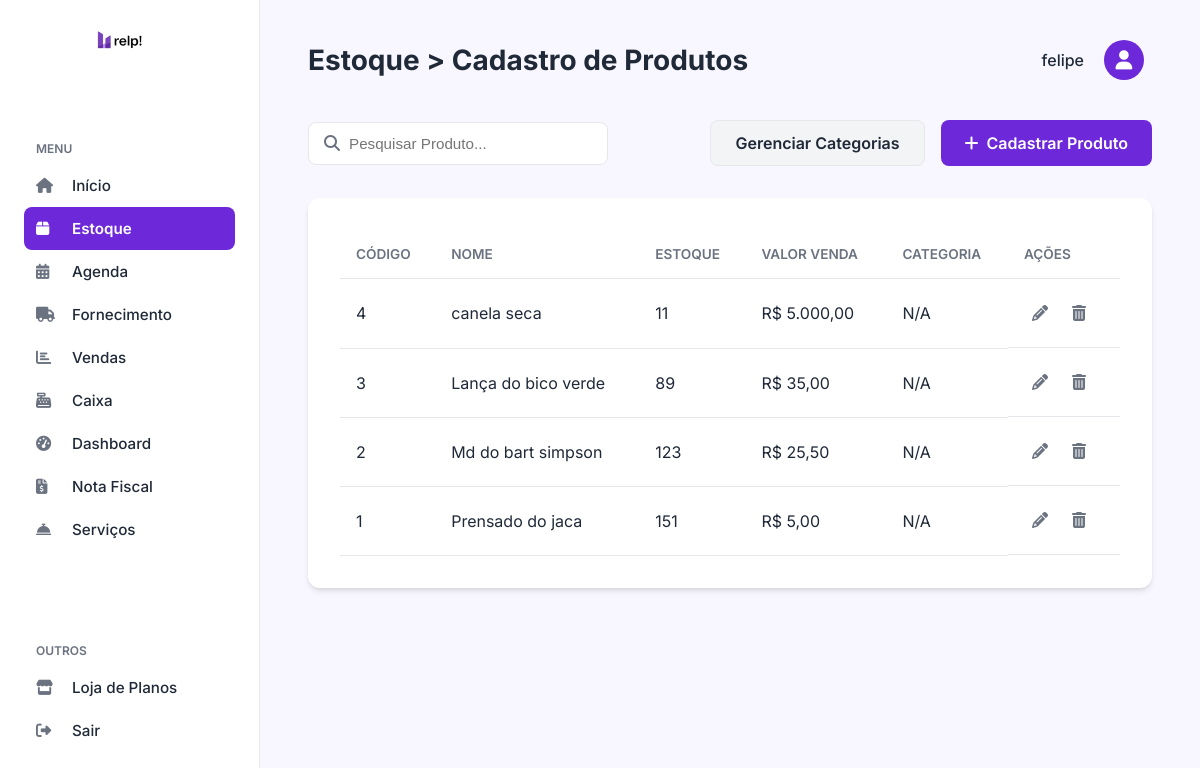
Page /estoque.php (signed in) on the committed database.
### tables this page shows
CREATE TABLE `produtos` (
  `id` int(11) NOT NULL,
  `codigo_barras` varchar(255) DEFAULT NULL,
  `nome` varchar(255) NOT NULL,
  `especificacao` text DEFAULT NULL,
  `quantidade_estoque` int(11) NOT NULL DEFAULT 0,
  `quantidade_minima` int(11) NOT NULL DEFAULT 5,
  `valor_compra` decimal(10,2) NOT NULL,
  `valor_venda` decimal(10,2) NOT NULL,
  `categoria_id` int(11) DEFAULT NULL,
  `fornecedor_id` int(11) DEFAULT NULL,
  `data_cadastro` timestamp NOT NULL DEFAULT current_timestamp(),
  `status` varchar(20) NOT NULL DEFAULT 'ativo'
);

### estoque.php (the view, shortened to what this page needs)
<?php
include_once('config.php');
$produtos = [];
$erro_busca = null;
try {
    $stmt_produtos = $pdo->prepare("SELECT p.*, c.nome as categoria_nome FROM produtos p LEFT JOIN categorias c ON p.categoria_id = c.id WHERE p.status = 'ativo' ORDER BY p.nome ASC");
    $stmt_produtos->execute();
    $produtos = $stmt_produtos->fetchAll(PDO::FETCH_ASSOC);
} catch (PDOException $e) {
    $erro_busca = "Erro ao buscar dados: " . $e->getMessage();
}
$nome_empresa = $_SESSION['nome_empresa'] ?? 'Empresa';
?>
<!DOCTYPE html>
<html lang="pt-br">
<head>
    <link rel="stylesheet" href="https://cdnjs.cloudflare.com/ajax/libs/font-awesome/6.4.0/css/all.min.css">
    <link rel="stylesheet" href="css/sistema.css">
    <link rel="stylesheet" href="css/estoque.css">
</head>
<body>
    <nav class="sidebar">
        <div class="sidebar-logo">
            <img class="logo" src="img/relplogo.png" alt="Relp! Logo" style="width: 100px;">
        </div>
        <div class="menu-section">
            <h6>MENU</h6>
            <ul class="menu-list">
                <li><a href="sistema.php"><i class="fas fa-home"></i> Início</a></li>
                <li><a href="estoque.php" class="active"><i class="fas fa-box"></i> Estoque</a></li>
                <li><a href="agenda.php"><i class="fas fa-calendar-alt"></i> Agenda</a></li>
                <li><a href="fornecedores.php"><i class="fas fa-truck"></i> Fornecimento</a></li>
                <li><a href="vendas.php"><i class="fas fa-chart-bar"></i> Vendas</a></li>
                <li><a href="caixa.php"><i class="fas fa-cash-register"></i> Caixa</a></li>
                <li><a href="dashboard.php"><i class="fas fa-tachometer-alt"></i> Dashboard</a></li>
                <li><a href="#"><i class="fas fa-file-invoice-dollar"></i> Nota Fiscal</a></li>
                <li><a href="#"><i class="fas fa-concierge-bell"></i> Serviços</a></li>
            </ul>
        </div>
        <div class="menu-section outros">
            <h6>OUTROS</h6>
            <ul class="menu-list">
                <li><a href="#"><i class="fas fa-store"></i> Loja de Planos</a></li>
                <li><a href="sair.php"><i class="fas fa-sign-out-alt"></i> Sair</a></li>
            </ul>
        </div>
    </nav>
    <main class="main-content">
        <header class="main-header">
            <h2>Estoque > Cadastro de Produtos</h2>
            <div class="user-profile"><span><?= htmlspecialchars($nome_empresa) ?></span>
                <div class="avatar"><i class="fas fa-user"></i></div>
            </div>
        </header>
        <div class="actions-container">
            <div class="search-bar">
                <i class="fas fa-search"></i>
                <input type="text" placeholder="Pesquisar Produto...">
            </div>
            <div class="actions-buttons">
                <a href="categorias.php" class="btn-secondary">Gerenciar Categorias</a>
                <a href="produto_formulario.php" class="btn-primary">
                    <i class="fas fa-plus"></i> Cadastrar Produto
                </a>
            </div>
        </div>
        <div class="table-container">
            <table>
                <thead>
                    <tr>
                        <th>Código</th>
                        <th>Nome</th>
                        <th>Estoque</th>
                        <th>Valor Venda</th>
                        <th>Categoria</th>
                        <th>Ações</th>
                    </tr>
                </thead>
                <tbody>
                    <?php if ($erro_busca): ?>
                        <tr>
                            <td colspan="6" class="text-center"><?= htmlspecialchars($erro_busca) ?></td>
                        </tr>
                    <?php elseif (empty($produtos)): ?>
                        <tr>
                            <td colspan="6" class="text-center">Nenhum produto cadastrado ainda.</td>
                        </tr>
                    <?php else: ?>
                        <?php foreach ($produtos as $produto): ?>
                            <tr>
                                <td><?= htmlspecialchars($produto['id']) ?></td>
                                <td><?= htmlspecialchars($produto['nome']) ?></td>
                                <td><?= htmlspecialchars($produto['quantidade_estoque']) ?></td>
                                <td>R$ <?= number_format((float) $produto['valor_venda'], 2, ',', '.') ?></td>
                                <td><?= htmlspecialchars($produto['categoria_nome'] ?? 'N/A') ?></td>
                                <td class="actions">
                                    <a href="produto_formulario.php?id=<?= $produto['id'] ?>" class="btn-action btn-edit">
                                        <i class="fas fa-pencil-alt"></i>
                                    </a>
                                    <a href="excluir_produto.php?id=<?= $produto['id'] ?>" class="btn-action btn-delete">
                                        <i class="fas fa-trash-alt"></i>
                                    </a>
                                </td>
                            </tr>
                        <?php endforeach; ?>
                    <?php endif; ?>
                </tbody>
            </table>
        </div>
    </main>
</body>
</html>

### css/sistema.css (style rules this page uses)
:root { --primary-bg: #F8F7FF; --sidebar-bg: #FFFFFF; --accent-color: #6D28D9; --accent-color-dark: #4C1D95; --text-color: #1F2937; --text-light: #6B7280; --border-color: #E5E7EB; --card-shadow: 0 4px 6px -1px rgb(0 0 0 / 0.1), 0 2px 4px -2px rgb(0 0 0 / 0.1); }
* { margin: 0; padding: 0; box-sizing: border-box; }
body { font-family: 'Inter', sans-serif; background-color: var(--primary-bg); color: var(--text-color); display: flex; height: 100vh; overflow: hidden; }
.sidebar { width: 260px; background-color: var(--sidebar-bg); border-right: 1px solid var(--border-color); display: flex; flex-direction: column; padding: 1.5rem; flex-shrink: 0; }
.sidebar-logo { display: flex; align-items: center; justify-content: center; margin-bottom: 2.5rem; }
.sidebar-logo img { width: 50px; }
.menu-section { margin-bottom: 1.5rem; }
.menu-section h6 { font-size: 0.75rem; font-weight: 600; color: var(--text-light); text-transform: uppercase; padding: 0 0.75rem; margin-bottom: 0.5rem; }
.menu-list { list-style: none; }
.menu-list a { display: flex; align-items: center; padding: 0.75rem; border-radius: 8px; text-decoration: none; color: var(--text-color); font-weight: 500; font-size: 0.95rem; transition: background-color 0.2s ease, color 0.2s ease; }
.menu-list a i { width: 20px; margin-right: 1rem; color: var(--text-light); transition: color 0.2s ease; }
.menu-list a.active { background-color: var(--accent-color); color: #FFFFFF; font-weight: 600; }
.menu-list a.active i { color: #FFFFFF; }
.sidebar .outros { margin-top: auto; }
.main-content { flex-grow: 1; padding: 2rem 3rem; overflow-y: auto; }
.main-header { display: flex; justify-content: space-between; align-items: center; margin-bottom: 2rem; }
.main-header h2 { font-size: 1.75rem; font-weight: 700; }
.user-profile { display: flex; align-items: center; gap: 1rem; cursor: pointer; padding: 0.5rem; border-radius: 8px; }
.user-profile span { font-weight: 500; }
.user-profile .avatar { width: 40px; height: 40px; background-color: var(--accent-color); border-radius: 50%; color: white; display: flex; align-items: center; justify-content: center; font-size: 1.2rem; }
.user-profile { display: flex; align-items: center; gap: 20px; }

### css/estoque.css (style rules this page uses)
.main-content .actions-container { display: flex; justify-content: space-between; align-items: center; margin-bottom: 2rem; }
.main-content .search-bar { position: relative; width: 300px; }
.main-content .search-bar input { width: 100%; padding: 0.75rem 0.75rem 0.75rem 2.5rem; border: 1px solid var(--border-color); border-radius: 8px; font-size: 0.95rem; }
.main-content .search-bar i { position: absolute; left: 1rem; top: 50%; transform: translateY(-50%); color: var(--text-light); }
.main-content .btn-primary { background-color: var(--accent-color); color: white; padding: 0.75rem 1.5rem; border-radius: 8px; text-decoration: none; font-weight: 600; display: flex; align-items: center; gap: 0.5rem; transition: background-color 0.2s ease; }
.main-content .table-container { background-color: var(--sidebar-bg); border-radius: 12px; padding: 2rem; box-shadow: var(--card-shadow); }
.main-content table { width: 100%; border-collapse: collapse; }
.main-content th, .main-content td { padding: 1rem; text-align: left; border-bottom: 1px solid var(--border-color); }
.main-content th { font-size: 0.85rem; font-weight: 600; text-transform: uppercase; color: var(--text-light); }
.main-content td.actions { display: flex; gap: 0.5rem; }
.main-content .btn-action { color: var(--text-light); padding: 0.5rem; border-radius: 4px; }
.actions-buttons { display: flex; gap: 1rem; }
.btn-secondary { background-color: #F3F4F6; color: var(--text-color); padding: 0.75rem 1.5rem; border-radius: 8px; text-decoration: none; font-weight: 600; display: flex; align-items: center; gap: 0.5rem; border: 1px solid var(--border-color); transition: background-color 0.2s ease; }

### rows in the picture
produtos: id "4", nome "canela seca", quantidade_estoque "11", valor_venda "5.000,00", categoria_nome "N/A"
produtos: id "3", nome "Lança do bico verde", quantidade_estoque "89", valor_venda "35,00", categoria_nome "N/A"
produtos: id "2", nome "Md do bart simpson", quantidade_estoque "123", valor_venda "25,50", categoria_nome "N/A"
produtos: id "1", nome "Prensado do jaca", quantidade_estoque "151", valor_venda "5,00", categoria_nome "N/A"

### other values in the picture
$nome_empresa "felipe"
